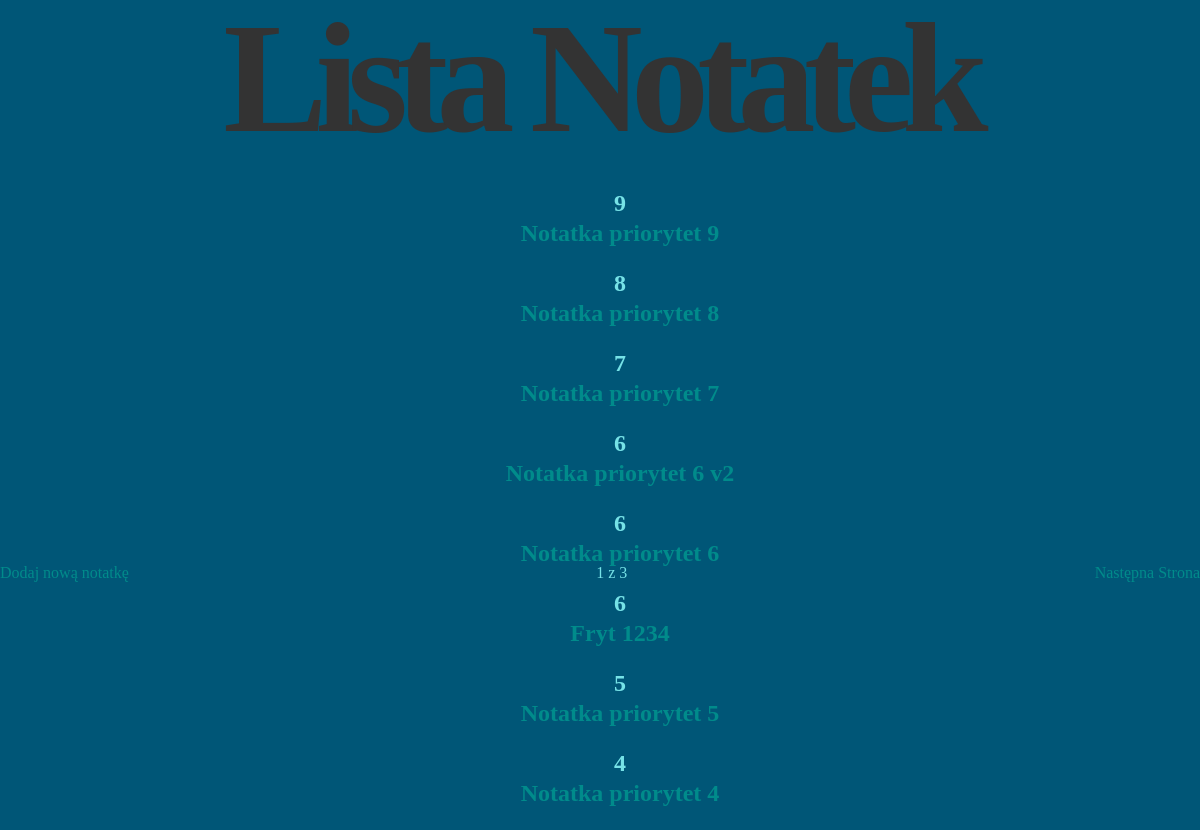
The page / on the database its author committed.
### notatki/models.py (models this page shows, shortened)
class Note(models.Model):
    wybor_priorytetu = [(i, str(i)) for i in range(10)]
    tytul = models.CharField(max_length=200)
    tresc = models.TextField()
    priorytet = models.IntegerField(choices=wybor_priorytetu, default=0)
    data_utworzenia = models.DateTimeField(auto_now_add=True)
    autor = models.ForeignKey(User, on_delete=models.CASCADE)

### notatki/views.py (the view)
# urls.py: path('', views.lista_notatek, name='lista_notatek'),
def lista_notatek(request):
    notatki = Note.objects.all().order_by('-priorytet')
    paginator = Paginator(notatki, 8)
    page_number = request.GET.get('page')
    notes = paginator.get_page(page_number)
    return render(request, 'notatki/lista_notatek.html', {'notes': notes})

### notatki/templates/notatki/lista_notatek.html (shortened to what this page needs)
<!DOCTYPE html>
<html lang="pl">
<head>
    {% load static %}
    <link rel="stylesheet" href="{% static 'notatki/style.css' %}">
</head>
<body>
    <nav class="flex_center">
        <h1 class="Note_listT">Lista Notatek</h1>
    </nav>
    <main class="main">
        <ul class="ul_list">
            {% for notatka in notes %}
            <li>
                <div class="list_el">
                    <h2>
                        <div class="flex_center priority">{{ notatka.priorytet }}  </div>
                        <a href="{% url 'szczegoly_notatki' notatka.pk %}" class="flex_center prio">{{ notatka.tytul }}</a>
                    </h2>
                </div>
            </li>
            {% empty %}
            <li>Brak notatek do wyświetlenia.</li>
            {% endfor %}
        </ul>
    </main>
    <footer class="footer">
        <a href="{% url 'dodaj_notatke' %}">Dodaj nową notatkę</a>
        <div class="pagination">
           {{ notes.number }} z {{ notes.paginator.num_pages }}
            </div>
        <div class="current">
                {% if notes.has_next %}
                <div class="next">
                    <a href="?page={{ notes.next_page_number }}">Następna Strona</a>
                </div>
                {% endif %}
        </div>
    </footer>
</body>
</html>

### notatki/static/notatki/style.css (style rules this page uses)
body { font-family: "Trebuchet MS"; }
.flex_center { display: flex; justify-content: center; align-items: flex-start; height: 30px; }
.list_el { display: flex; align-items: flex-start; justify-content: center; }
.ul_list { list-style: none; }
.Note_listT { margin: 0; padding: 20px 0; }
h1 { color: #333; }
a { text-decoration: none; color: darkcyan; }
.priority { align-content: center; justify-content: center; }
.footer { display: flex; margin-top: 47%; margin-left: 0%; position: fixed; justify-content: space-between; text-align: right; width: 100%; }
.next { text-align: right; }

### rows shown on the page
Note: priorytet "9", tytul "Notatka priorytet 9"
Note: priorytet "8", tytul "Notatka priorytet 8"
Note: priorytet "7", tytul "Notatka priorytet 7"
Note: priorytet "6", tytul "Notatka priorytet 6 v2"
Note: priorytet "6", tytul "Notatka priorytet 6"
Note: priorytet "6", tytul "Fryt 1234"
Note: priorytet "5", tytul "Notatka priorytet 5"
Note: priorytet "4", tytul "Notatka priorytet 4"

### other values the page prints
{{ notes.number }} "1"
{{ notes.paginator.num_pages }} "3"
